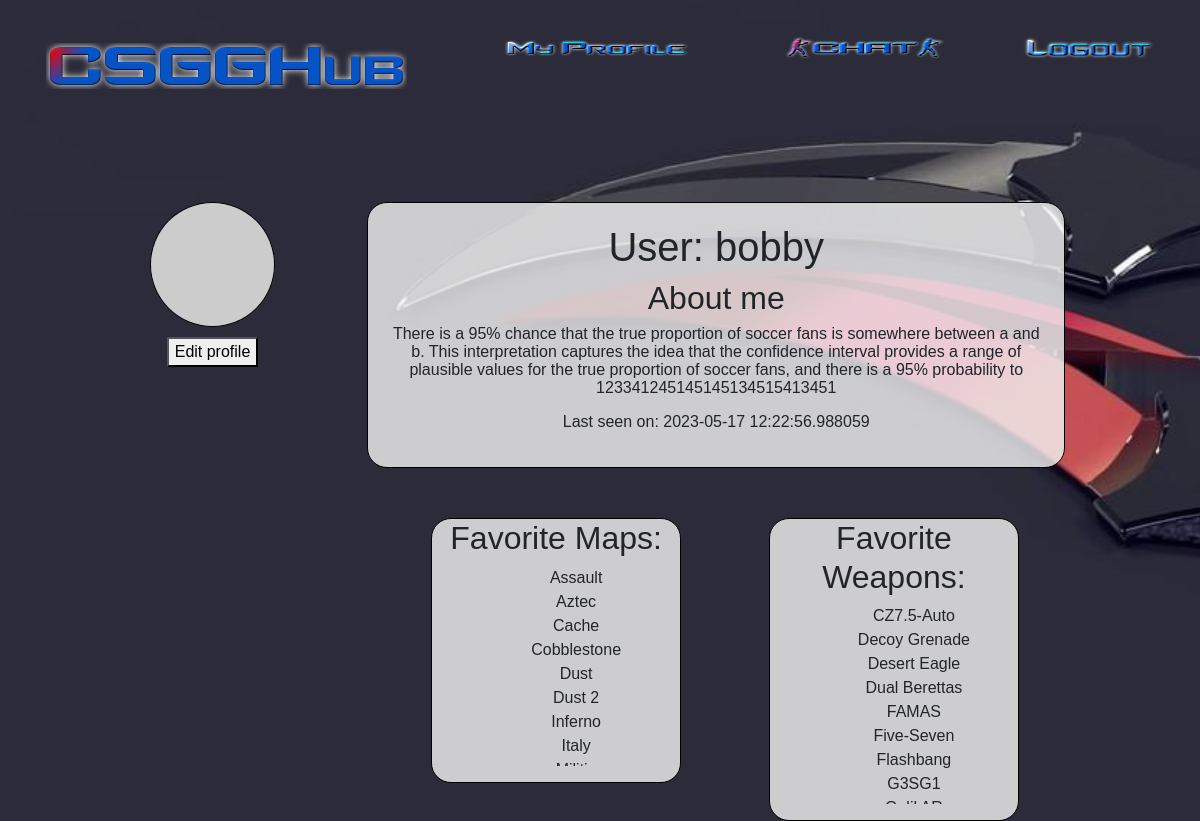
Screenshot of /profile/bobby (signed in) with the database file from the repository.
### app/models.py (models this page shows, shortened)
class User(UserMixin, db.Model):
    id = db.Column(db.Integer, primary_key=True)
    username = db.Column(db.String(64), index=True, unique=True)
    email = db.Column(db.String(120), index=True, unique=True)
    password_hash = db.Column(db.String(128))
    rank_id = db.Column(db.Integer, db.ForeignKey('rank.id'))
    private = db.Column(db.Boolean, default=False)
    chat = db.relationship('Chat', backref='author', lazy='dynamic')
    created_rooms = db.relationship('ChatRoom', backref='creator', lazy='dynamic')
    fav_weapons = db.relationship('FavWeapon', backref='user', lazy='dynamic')
    fav_maps = db.relationship('FavMap', backref='user', lazy='dynamic')
    about_me = db.Column(db.String(300))
    last_seen = db.Column(db.DateTime, default=datetime.utcnow)
    def avatar(self, size):
        digest = md5(self.email.lower().encode('utf-8')).hexdigest()
        return 'https://www.gravatar.com/avatar/{}?d=identicon&s={}'.format(
            digest, size)

class FavMap(db.Model):
    id = db.Column(db.Integer, primary_key=True)
    user_id = db.Column(db.Integer, db.ForeignKey('user.id'))
    map_id = db.Column(db.Integer, db.ForeignKey('map.id'))

class Map(db.Model):
    id = db.Column(db.Integer, primary_key=True)
    map_name = db.Column(db.String(64), unique=True)
    map_about = db.Column(db.String(500))
    users = db.relationship('FavMap', backref='map', lazy='dynamic')

class FavWeapon(db.Model):
    id = db.Column(db.Integer, primary_key=True)
    user_id = db.Column(db.Integer, db.ForeignKey('user.id'))
    weapon_id = db.Column(db.Integer, db.ForeignKey('weapon.id'))

class Weapon(db.Model):
    id = db.Column(db.Integer, primary_key=True)
    weapon_name = db.Column(db.String(64), unique=True)
    category = db.Column(db.String(64))
    description = db.Column(db.String(500))
    users = db.relationship('FavWeapon', backref='weapon', lazy='dynamic')

### app/routes.py (the view)
@app.route('/profile/<username>')
@login_required
def profile(username):
    user=User.query.filter_by(username=current_user.username).first_or_404()
    if (current_user.username !=username):
        anotherUser=User.query.filter_by(username=username).first_or_404()
        if anotherUser.private:
            flash(f"User '{username}' has set their profile to private. You have been redirected to your profile")
        else:
            return render_template("profile.html", title='My Profile', user=anotherUser)
    return render_template("profile.html", title='My Profile', user=user)

### app/models.py (called while the page is built)
@login.user_loader
def load_user(id):
    return User.query.get(int(id))

### app/routes.py (called while the page is built)
@app.before_request
def before_request():
    if current_user.is_authenticated:
        current_user.last_seen = datetime.utcnow()
        db.session.commit()

### app/templates/profile.html (shortened to what this page needs)
{% extends "base.html" %}
{% block content %}
    <div class="profileBox col-11">
        <div class="row">
            <div class="col-2">
                <img class= "profileImage" src="{{ user.avatar(128) }}" alt="profileImage">
                {% if current_user == user %}
                <p style="text-align: center;"><a href="{{ url_for('edit_profile') }}"><button>Edit profile</button></a></p>
                {% endif %}
            </div>
            <div class="profileInfo offset-1 col-9">
                <h1>User:  {{user.username }}</h1>
                <h2>About me</h2>
                {% if user.about_me %}
                    <p>{{ user.about_me }}</p>
                {% endif %}
                {% if user.last_seen %}
                    <p>Last seen on: {{ user.last_seen }}</p>
                {% endif %}
            </div>
        </div>
    </div>
    <div class="playerFavs col-10">
        <div class="gunsAndMaps offset-3 col-3">
            <h2>Favorite Maps:</h2>
            <div class="test">
            {% if user.fav_maps %}
                <ul >
                    {% for fav_map in user.fav_maps %}
                        <li>{{ fav_map.map.map_name }}</li>
                    {% endfor %}
                </ul>
            {% endif %}
            </div>
        </div>
        <div class="gunsAndMaps offset-1 col-3">
            <h2>Favorite Weapons:</h2>
            <div class="test">
                {% if user.fav_weapons %}
                <ul >
                    {% for fav_weapon in user.fav_weapons %}
                        <li>{{ fav_weapon.weapon.weapon_name }}</li>
                    {% endfor %}
                </ul>
                {% endif %}
            </div>
        </div>
    </div>
{% endblock %}

### app/static/style.css (style rules this page uses)
* { font-family: Arial, Helvetica, sans-serif; }
body { background-color: rgb(2, 0, 36); background-color: linear-gradient(90deg, rgba(2, 0, 36, 1) 0%, rgba(9, 9, 121, 1) 35%, rgba(0, 212, 255, 1) 100%); }
.profileBox { height: auto; margin: auto; padding: 0 100px; padding-top: 100px; }
.profileImage { border: solid 1px black; width: 100%; border-radius: 100%; margin-bottom: 10px; }
.profileInfo { border: solid 1px black; background-color: rgba(245, 245, 245,0.8); border-radius: 20px; padding: 20px; font: 1em arial,sans-serif; }
.profileBox>div { text-align: center; }
.playerFavs { margin: auto; padding: 0; text-align: center; }
.gunsAndMaps { background-color: rgba(245, 245, 245,0.8); border: solid 1px black; display: inline-block; vertical-align: top; border-radius: 20px; }
.test ul { max-height: 200px; overflow: auto; text-align: center; list-style: none; }

### app/templates/profile.html (style rules this page uses)
body { background: url('/static/ProfileBg.jpg'), radial-gradient(rgb(50, 22, 175) 0%, rgb(0, 0, 0) 100%); background-repeat: no-repeat; background-size:auto; }

### rows the page displays
User: username "bobby", about_me "There is a 95% chance that the true proportion of soccer fans is somewhere between a and b. This interpretation captures the idea that the confidence interval provides a range of plausible values for the true proportion of soccer fans, and there is a 95% probability to 123341245145145134515413451", last_seen "2023-05-17 12:22:56.988059"
FavMap: map.map_name "Assault"
FavMap: map.map_name "Aztec"
FavMap: map.map_name "Cache"
FavMap: map.map_name "Cobblestone"
FavMap: map.map_name "Dust"
FavMap: map.map_name "Dust 2"
FavMap: map.map_name "Inferno"
FavMap: map.map_name "Italy"
FavWeapon: weapon.weapon_name "CZ7.5-Auto"
FavWeapon: weapon.weapon_name "Decoy Grenade"
FavWeapon: weapon.weapon_name "Desert Eagle"
FavWeapon: weapon.weapon_name "Dual Berettas"
FavWeapon: weapon.weapon_name "FAMAS"
FavWeapon: weapon.weapon_name "Five-Seven"
FavWeapon: weapon.weapon_name "Flashbang"
FavWeapon: weapon.weapon_name "G3SG1"
